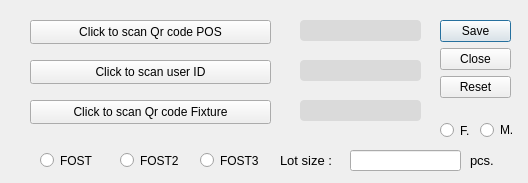
<?xml version="1.0" encoding="UTF-8"?>
<ui version="4.0">
 <class>Demo1</class>
 <widget class="QDialog" name="Demo1">
  <property name="geometry">
   <rect>
    <x>0</x>
    <y>0</y>
    <width>528</width>
    <height>183</height>
   </rect>
  </property>
  <property name="font">
   <font>
    <family>Arial</family>
    <weight>50</weight>
    <bold>false</bold>
   </font>
  </property>
  <property name="mouseTracking">
   <bool>false</bool>
  </property>
  <property name="windowTitle">
   <string>Dialog</string>
  </property>
  <property name="windowIcon">
   <iconset resource="../Qss/icons/_icons.qrc">
    <normaloff>:/material_design/icons/material_design/login.png</normaloff>:/material_design/icons/material_design/login.png</iconset>
  </property>
  <property name="autoFillBackground">
   <bool>false</bool>
  </property>
  <property name="styleSheet">
   <string notr="true"/>
  </property>
  <widget class="QDialogButtonBox" name="buttonBox">
   <property name="geometry">
    <rect>
     <x>440</x>
     <y>20</y>
     <width>71</width>
     <height>91</height>
    </rect>
   </property>
   <property name="font">
    <font>
     <family>Segoe UI</family>
     <pointsize>9</pointsize>
     <weight>50</weight>
     <bold>false</bold>
     <kerning>false</kerning>
    </font>
   </property>
   <property name="orientation">
    <enum>Qt::Vertical</enum>
   </property>
   <property name="standardButtons">
    <set>QDialogButtonBox::Close|QDialogButtonBox::Reset|QDialogButtonBox::Save</set>
   </property>
  </widget>
  <widget class="QPushButton" name="IDoperator">
   <property name="geometry">
    <rect>
     <x>30</x>
     <y>60</y>
     <width>241</width>
     <height>24</height>
    </rect>
   </property>
   <property name="font">
    <font>
     <family>Segoe UI</family>
     <weight>50</weight>
     <bold>false</bold>
    </font>
   </property>
   <property name="text">
    <string>Click to scan user ID</string>
   </property>
  </widget>
  <widget class="QPushButton" name="CodeFixture">
   <property name="geometry">
    <rect>
     <x>30</x>
     <y>100</y>
     <width>241</width>
     <height>24</height>
    </rect>
   </property>
   <property name="text">
    <string>Click to scan Qr code Fixture</string>
   </property>
  </widget>
  <widget class="QPushButton" name="NumberPOS">
   <property name="geometry">
    <rect>
     <x>30</x>
     <y>20</y>
     <width>241</width>
     <height>24</height>
    </rect>
   </property>
   <property name="text">
    <string notr="true">Click to scan Qr code POS</string>
   </property>
  </widget>
  <widget class="QLabel" name="LicenseUser">
   <property name="geometry">
    <rect>
     <x>300</x>
     <y>60</y>
     <width>121</width>
     <height>21</height>
    </rect>
   </property>
   <property name="styleSheet">
    <string notr="true">background-color: rgb(218, 218, 218);
border-radius: 4px;</string>
   </property>
   <property name="text">
    <string/>
   </property>
  </widget>
  <widget class="QLabel" name="checkPOS">
   <property name="geometry">
    <rect>
     <x>300</x>
     <y>20</y>
     <width>121</width>
     <height>21</height>
    </rect>
   </property>
   <property name="styleSheet">
    <string notr="true">background-color: rgb(218, 218, 218);
border-radius: 4px;</string>
   </property>
   <property name="text">
    <string/>
   </property>
  </widget>
  <widget class="QLabel" name="Status_confirm_fixture">
   <property name="geometry">
    <rect>
     <x>300</x>
     <y>100</y>
     <width>121</width>
     <height>21</height>
    </rect>
   </property>
   <property name="styleSheet">
    <string notr="true">background-color: rgb(218, 218, 218);
border-radius: 4px;</string>
   </property>
   <property name="text">
    <string/>
   </property>
  </widget>
  <widget class="QRadioButton" name="FOST">
   <property name="geometry">
    <rect>
     <x>40</x>
     <y>140</y>
     <width>71</width>
     <height>41</height>
    </rect>
   </property>
   <property name="text">
    <string>FOST</string>
   </property>
  </widget>
  <widget class="QRadioButton" name="FOST2">
   <property name="geometry">
    <rect>
     <x>120</x>
     <y>140</y>
     <width>71</width>
     <height>41</height>
    </rect>
   </property>
   <property name="text">
    <string>FOST2</string>
   </property>
  </widget>
  <widget class="QRadioButton" name="FOST3">
   <property name="geometry">
    <rect>
     <x>200</x>
     <y>140</y>
     <width>71</width>
     <height>41</height>
    </rect>
   </property>
   <property name="text">
    <string>FOST3</string>
   </property>
  </widget>
  <widget class="QLineEdit" name="lineEdit">
   <property name="geometry">
    <rect>
     <x>350</x>
     <y>150</y>
     <width>111</width>
     <height>21</height>
    </rect>
   </property>
   <property name="text">
    <string/>
   </property>
  </widget>
  <widget class="QLabel" name="label">
   <property name="geometry">
    <rect>
     <x>280</x>
     <y>140</y>
     <width>71</width>
     <height>41</height>
    </rect>
   </property>
   <property name="font">
    <font>
     <family>Segoe UI</family>
     <pointsize>10</pointsize>
     <weight>50</weight>
     <italic>false</italic>
     <bold>false</bold>
     <underline>false</underline>
     <strikeout>false</strikeout>
     <kerning>true</kerning>
    </font>
   </property>
   <property name="styleSheet">
    <string notr="true">font: 10pt &quot;Segoe UI&quot;;</string>
   </property>
   <property name="text">
    <string>Lot size : </string>
   </property>
  </widget>
  <widget class="QLabel" name="label_2">
   <property name="geometry">
    <rect>
     <x>470</x>
     <y>140</y>
     <width>41</width>
     <height>41</height>
    </rect>
   </property>
   <property name="font">
    <font>
     <family>Segoe UI</family>
     <pointsize>10</pointsize>
     <weight>50</weight>
     <italic>false</italic>
     <bold>false</bold>
    </font>
   </property>
   <property name="styleSheet">
    <string notr="true">font: 10pt &quot;Segoe UI&quot;;</string>
   </property>
   <property name="text">
    <string>pcs.</string>
   </property>
  </widget>
  <widget class="QRadioButton" name="fa">
   <property name="geometry">
    <rect>
     <x>440</x>
     <y>120</y>
     <width>95</width>
     <height>21</height>
    </rect>
   </property>
   <property name="font">
    <font>
     <weight>50</weight>
     <bold>false</bold>
    </font>
   </property>
   <property name="text">
    <string>F.</string>
   </property>
  </widget>
  <widget class="QRadioButton" name="mass">
   <property name="geometry">
    <rect>
     <x>480</x>
     <y>120</y>
     <width>95</width>
     <height>20</height>
    </rect>
   </property>
   <property name="font">
    <font>
     <weight>50</weight>
     <bold>false</bold>
    </font>
   </property>
   <property name="text">
    <string>M.</string>
   </property>
  </widget>
 </widget>
 <resources>
  <include location="../Qss/icons/_icons.qrc"/>
 </resources>
 <connections>
  <connection>
   <sender>buttonBox</sender>
   <signal>accepted()</signal>
   <receiver>Demo1</receiver>
   <slot>accept()</slot>
   <hints>
    <hint type="sourcelabel">
     <x>248</x>
     <y>254</y>
    </hint>
    <hint type="destinationlabel">
     <x>157</x>
     <y>274</y>
    </hint>
   </hints>
  </connection>
  <connection>
   <sender>buttonBox</sender>
   <signal>rejected()</signal>
   <receiver>Demo1</receiver>
   <slot>reject()</slot>
   <hints>
    <hint type="sourcelabel">
     <x>316</x>
     <y>260</y>
    </hint>
    <hint type="destinationlabel">
     <x>286</x>
     <y>274</y>
    </hint>
   </hints>
  </connection>
 </connections>
</ui>
